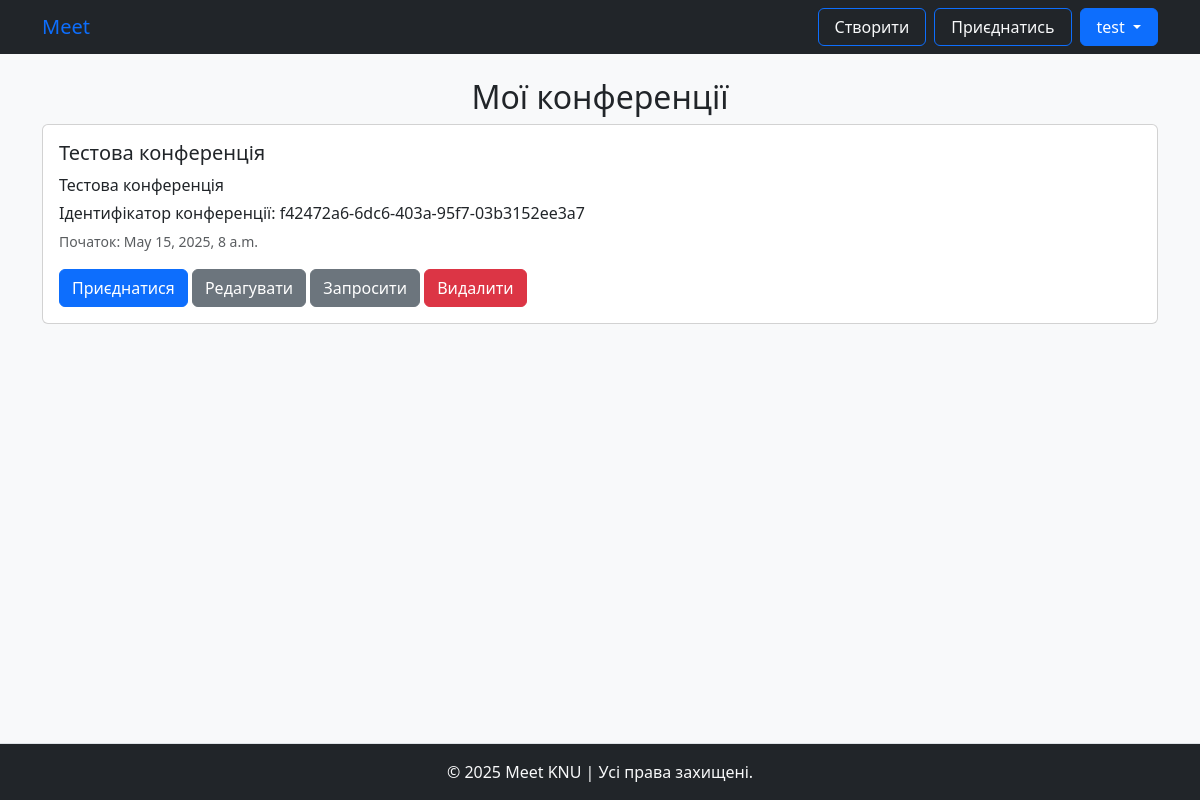
The app's page /conference/my_conferences/ (signed in) with its own data.
### videochat/models.py (models this page shows, shortened)
class Conference(models.Model):
    title = models.CharField(max_length=200)
    description = models.TextField(blank=True)
    start_time = models.DateTimeField()
    room_name = models.CharField(max_length=100, unique=True)
    created_by = models.ForeignKey(User, on_delete=models.CASCADE)

### videochat/views.py (the view)
# urls.py: path('my_conferences/', my_conferences, name='my_conferences'),
def my_conferences(request):
    conferences = Conference.objects.filter(created_by=request.user)
    return render(request, "videochat/my_conferences.html", {"conferences": conferences})

### templates/videochat/my_conferences.html (shortened to what this page needs)
{% extends 'base.html' %}
{% block content %}
<div class="container pt-4">
    <h2 class="text-center">Мої конференції</h2>
    {% for c in conferences %}
    <div class="card mb-3">
        <div class="card-body">
            <h5 class="card-title">{{ c.title }}</h5>
            <p class="card-text mb-1">{{ c.description }}</p>
            <p class="card-text mb-1">Ідентифікатор конференції: {{ c.room_name }}</p>
            <p class="card-text"><small class="text-muted">Початок: {{ c.start_time }}</small></p>
            <a href="{% url 'join_conference' c.room_name %}" class="btn btn-primary">Приєднатися</a>
            <a href="{% url 'edit_conference' c.room_name %}" class="btn btn-secondary">Редагувати</a>
            <a href="{% url 'create_invite' c.room_name %}" class="btn btn-secondary">Запросити</a>
            <a href="{% url 'delete_conference' c.room_name %}" class="btn btn-danger">Видалити</a>
        </div>
    </div>
    {% empty %}
    <p>У вас немає конференцій.</p>
    {% endfor %}
</div>
{% endblock %}

### templates/base.html (shortened to what this page needs)
<!DOCTYPE html>
<html lang="en">
<head>
    <link href="https://cdn.jsdelivr.net/npm/bootstrap@5.3.6/dist/css/bootstrap.min.css" rel="stylesheet">
</head>
<body class="bg-light d-flex flex-column min-vh-100">
    <header>
        <nav class="navbar navbar-expand-lg navbar-dark bg-dark">
            <div class="container">
                <div>
                    <a class="navbar-brand text-primary mb-0" href="{% url 'main_page' %}">Meet</a>
                </div>
                <div class="collapse navbar-collapse" id="navbarNav">
                    <ul class="navbar-nav ms-auto">
                        {% if user.is_authenticated %}
                            <li class="nav-item">
                                <a class="btn btn-outline-primary text-light me-2 px-3" href="{% url 'create_conference' %}">Створити</a>
                            </li>
                            <li class="nav-item">
                                <a class="btn btn-outline-primary text-light me-2 px-3" href="{% url 'direct_join_conference' %}">Приєднатись</a>
                            </li>
                            <li class="nav-item dropdown">
                                <a class="btn btn-primary px-3 dropdown-toggle" href="#" id="navbarDropdown" role="button" data-bs-toggle="dropdown" aria-expanded="false">
                                    {{ user.username }}
                                </a>
                        {% endif %}
                  </div>
            </div>
        </nav>
    </header>
    <div class="toast-container position-fixed top-2 end-0 p-3" style="z-index: 1100;">
    </div>
    {% block content %}
    {% endblock %}
    <footer class="bg-dark text-center py-3 mt-auto border-top shadow-md">
        <div class="container">
            <p class="mb-0 text-light">&copy; 2025 Meet KNU | Усі права захищені.</p>
        </div>
    </footer>
</body>
</html>

### records on screen
Conference: title "Тестова конференція", description "Тестова конференція", room_name "f42472a6-6dc6-403a-95f7-03b3152ee3a7", start_time "May 15, 2025, 8 a.m."

### other values on screen
{{ user.username }} "test"
